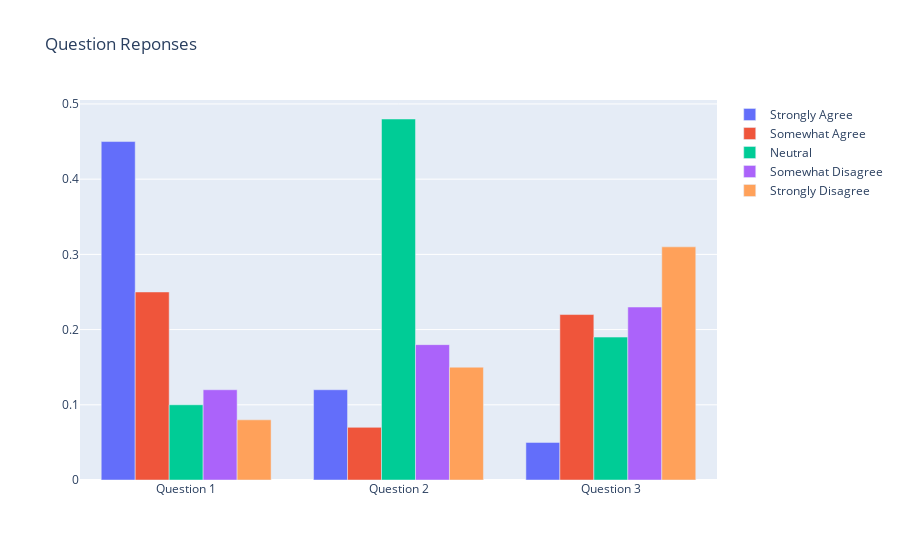

Notebook source saved alongside this figure:
### Code cell
# create a fig from data & layout, and plot the fig.
fig =go.Figure(data=data, layout=layout)

fig.show()

### Figure 1 — Plotly figure (JSON) as saved in the notebook; plotly's stock layout.template omitted (floating-point values rounded to 4 significant figures)
{"data": [{"name": "Strongly Agree", "type": "bar", "x": ["Question 1", "Question 2", "Question 3"], "y": [0.45, 0.12, 0.05]}, {"name": "Somewhat Agree", "type": "bar", "x": ["Question 1", "Question 2", "Question 3"], "y": [0.25, 0.07, 0.22]}, {"name": "Neutral", "type": "bar", "x": ["Question 1", "Question 2", "Question 3"], "y": [0.1, 0.48, 0.19]}, {"name": "Somewhat Disagree", "type": "bar", "x": ["Question 1", "Question 2", "Question 3"], "y": [0.12, 0.18, 0.23]}, {"name": "Strongly Disagree", "type": "bar", "x": ["Question 1", "Question 2", "Question 3"], "y": [0.08, 0.15, 0.31]}], "layout": {"title": {"text": "Question Reponses"}}}
